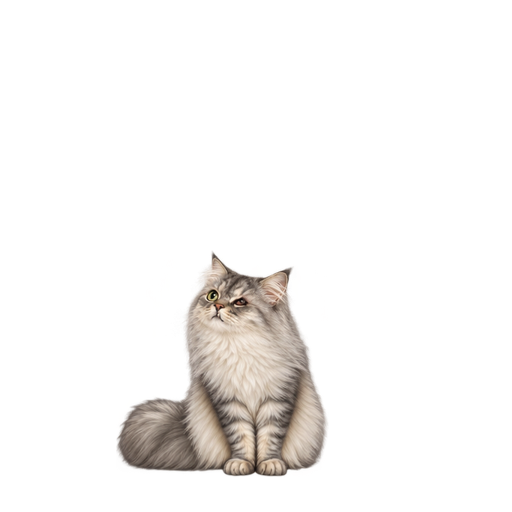
#> input picture art/latest/action-look_sit-002.png, 1024 x 1024 px (shown at 1/2 size)
$ python -i Check-CodexReturnV12.py   (imports and definitions only)
#> lines starting #> are read from the running program, lines starting #| are printed output that depends on the picture
"""Acceptance check for a Codex image job: tools/local/Check-CodexReturnV12.py <job> <expected.png> [...]
Checks every expected PNG in draft-assets/codex-v12/<job>/ (1024x1024 RGBA, transparent corners, some opaque pixels),
scans codex-log.jsonl for computer-use events, and writes <job>/return-check.json. Exit 1 on any failure.
Copies from ~/.codex/generated_images are NOT made here; see Copy-CodexImagesV12.py.
"""
import json
import os
import sys

from PIL import Image

ROOT = os.path.dirname(os.path.dirname(os.path.dirname(os.path.abspath(__file__))))


def check_png(path):
#> called with path = '../../art/latest/action-look_sit-002.png'
    r = {'file': os.path.relpath(path, ROOT).replace('\\', '/'), 'exists': os.path.exists(path)}
    if not r['exists']:
        r['passed'] = False
        return r
    im = Image.open(path)
#> im is the input picture: PIL image 1024x1024 RGBA; mean R, G, B, A 21.9, 19.6, 17.6, 27.1
    r['size'] = list(im.size)
    r['mode'] = im.mode
    if im.mode != 'RGBA':
        r['passed'] = False
        return r
    a = im.getchannel('A')
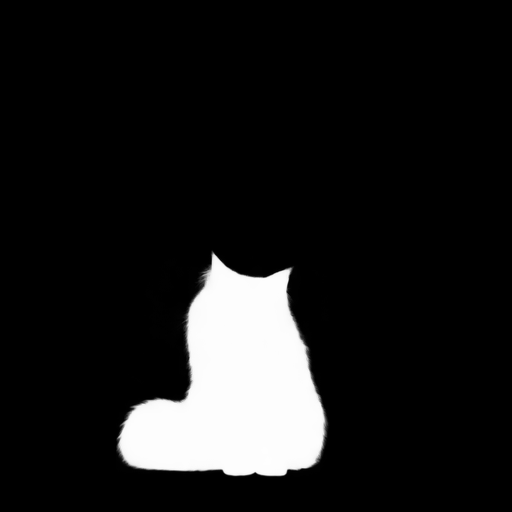
#> a: PIL image 1024x1024 L (shown at 1/2 size); min 0, max 255, mean 27.1
    w, h = im.size
#> w = 1024; h = 1024
    corners = [a.getpixel((0, 0)), a.getpixel((w - 1, 0)), a.getpixel((0, h - 1)), a.getpixel((w - 1, h - 1))]
#> corners = [0, 0, 0, 0]
    hist = a.histogram()
#> hist = 256 values, max 915145 at index 0, min 21 at index 184, mean 4096
    r['corners'] = corners
    # Odin's art (originals and Codex output alike) tops out around alpha 248-253, so "solid" is alpha >= 240.
    r['opaquePixels'] = hist[255]
    r['solidPixels'] = sum(hist[240:])
    r['maxAlpha'] = max(i for i, n in enumerate(hist) if n)
    r['transparentPixels'] = hist[0]
    bbox = a.point(lambda v: 255 if v > 8 else 0).getbbox()
#> bbox = (232, 501, 657, 954)
    r['visibleBounds'] = list(bbox) if bbox else None
    margin = min(bbox[0], bbox[1], w - bbox[2], h - bbox[3]) if bbox else -1
#> margin = 70
    r['minMarginPx'] = margin
    # Size: 1024 is the runtime canvas, but the imagegen tool returns the base image's size (1254 for the approved-v1 bases);
    # registration (3R) resamples into 1024, so either is accepted and the size is recorded.
    r['sizeAccepted'] = im.size in ((1024, 1024), (1254, 1254))
    # A corner at alpha 1-8 is the generator's faint haze (also present around the original art), not a backdrop.
    r['passed'] = (r['sizeAccepted'] and all(c <= 8 for c in corners) and r['solidPixels'] > 1000 and margin >= 24)
    return r


def scan_log(path):
    r = {'file': os.path.relpath(path, ROOT).replace('\\', '/'), 'exists': os.path.exists(path), 'events': 0,
         'computerUseEvents': 0, 'imageToolEvents': 0, 'errors': []}
    if not r['exists']:
        return r
    with open(path, encoding='utf-8', errors='replace') as f:
        for line in f:
            line = line.strip()
            if not line:
                continue
            r['events'] += 1
            low = line.lower()
            if 'computer-use' in low or 'computer_use' in low or '"computer"' in low or 'codex-computer-use' in low:
                r['computerUseEvents'] += 1
            if 'image' in low and ('tool' in low or 'generat' in low):
                r['imageToolEvents'] += 1
            if '"error"' in low:
                r['errors'].append(line[:300])
    return r


def main():
    job, expected = sys.argv[1], sys.argv[2:]
    folder = os.path.join(ROOT, 'draft-assets', 'codex-v12', job)
    pngs = [check_png(os.path.join(folder, name)) for name in expected]
    log = scan_log(os.path.join(folder, 'codex-log.jsonl'))
    passed = all(p['passed'] for p in pngs) and log['exists'] and log['computerUseEvents'] == 0
    report = {'job': job, 'passed': passed, 'images': pngs, 'log': log}
    with open(os.path.join(folder, 'return-check.json'), 'w', encoding='utf-8') as f:
        json.dump(report, f, indent=1)
    print(json.dumps({'job': job, 'passed': passed, 'images': [(p['file'], p['passed']) for p in pngs],
                      'computerUseEvents': log['computerUseEvents'], 'events': log['events']}, indent=1))
    sys.exit(0 if passed else 1)


# [2 lines not run here, left out]

>>> result = check_png('../../art/latest/action-look_sit-002.png')
#> result = 13 items
